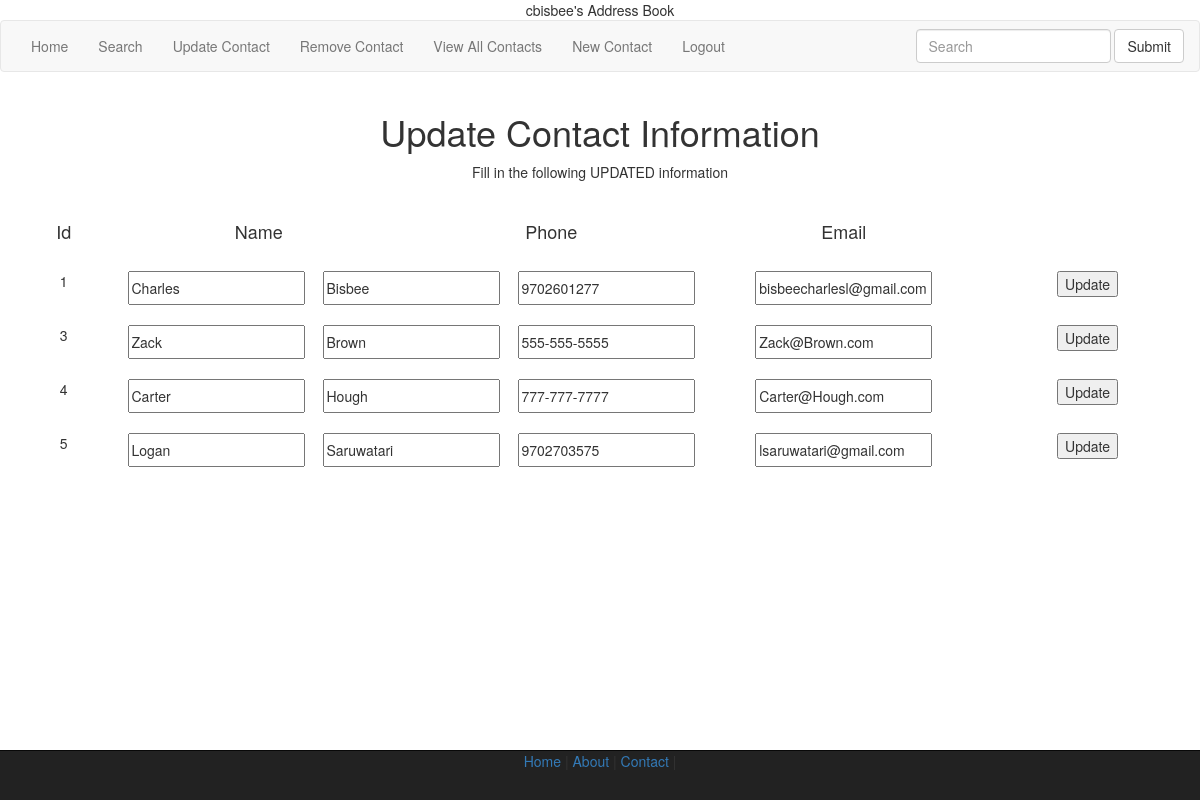
The app's page /updateUser/ (signed in) with its own data.
### app1/models.py (models this page shows, shortened)
class Student(models.Model):
	first_name = models.CharField(max_length =50)
	last_name = models.CharField(max_length =50)
	email = models.CharField(max_length =50)
	phone = models.CharField(max_length =50)

### app1/views.py (the view)
# urls.py: url(r'^updateUser/$', views.updateUser, name='updateUser'),
@login_required(login_url='/login/')
def updateUser(request):
    errors = []
    query_result = Student.objects.all()
    data = {
        'heading': 'Update Contact Information',
        'content': 'Fill in the following UPDATED information',
        'errors': errors,
        'query_result': query_result,
    }
    return render(request, 'app1/update.html', data)

### app1/templates/app1/update.html (shortened to what this page needs)
{% load staticfiles %}
<!DOCTYPE html>
    <html lang="en">
    <head>
        <link href="{% static 'app1/css/bootstrap.min.css' %}" rel="stylesheet" />
        <link href="{% static 'app1/css/style.css' %}" rel="stylesheet" />
        <title>Address Book</title></head>
    </head>
    <body class="text-center">
        <header>
            {{ user }}'s Address Book
        </header>
        <nav class="navbar navbar-default" role="navigation">
            <div class="container-fluid">
                <ul class="nav navbar-nav">
                    <li><a href="/home/">Home</a></li>
                    <li><a href="/searchUser/">Search</a></li>
                    <li><a href="/updateUser/">Update Contact</a></li>
                    <li><a href="/deleteUser/">Remove Contact</a></li>
                    <li><a href="/viewAll/">View All Contacts</a></li>
                    <li><a href="/addUser/">New Contact</a></li>
                    {% if user.is_authenticated %}
                    <li>
                        <a href="{% url 'logoutThing' %}">Logout</a>
                    </li>
                    {% else %}
                    <li>
                        <a href="{% url 'loginPage' %}">Login</a>
                    </li>
                    {% endif %}
                </ul>
                <form class="navbar-form navbar-right" role="search">
                <div class="form-group">
                  <input type="text" class="form-control" placeholder="Search">
                </div>
                <button type="submit" class="btn btn-default">Submit</button>
              </form>
            </div>
        </nav>
        <div class="container">
            <div class="row">
                <h1>{{ heading }}</h1>
                <p> {{ content }} </p>
            </div>
            <div class="row">
                <div class="col-md-1">
                    <h4>Id</h4>
                </div>
                <div class="col-md-3">
                    <h4>Name</h4>
                </div>
                <div class="col-md-3">
                    <h4>Phone</h4>
                </div>
                <div class="col-md-3">
                    <h4>Email</h4>
                </div>
            </div>
            {% for item in query_result %}
            <form role="form" action="{% url 'saveUser' item.id %}" method="post" novalidate>
                <div class ="row">
                    <div class="col-md-1">
                            {{ item.id }}
                    </div>
                    <div class="col-md-2">
                            <input type="text" id="first_name" name="first_name" value="{{ item.first_name }}" required />
                    </div>
                    <div class="col-md-2">
                            <input type="text" id="last_name" name="last_name" value="{{ item.last_name }}" required />
                    </div>
                    <div class="col-md-2">
                            <input type="text" id="phone" name="phone" value="{{ item.phone }}" required />
                    </div>
                    <div class="col-md-3">
                        <input type="text" id="email" name="email" value="{{ item.email }}" required />
                    </div>
                    <div class="dol-md-2">
                        <button type="submit" id="edit-{{item.id}}">Update</button>
                    </div>
                </div>
            </form>
            {% endfor %}
        </div>
        <footer class="navbar navbar-inverse navbar-fixed-bottom">
            <a href="/index/">Home</a> | <a href="/about/">About</a> | <a href="/contact/">Contact </a>|
        </footer>
    </body>
    </html>

### app1/static/app1/css/style.css (style rules this page uses)
.row { margin-bottom: 20px; }
.row input { padding-top: 5px; padding-bottom: 5px; }

### records on screen
Student: id "1", first_name "Charles", last_name "Bisbee", phone "9702601277", email "bisbeecharlesl@gmail.com"
Student: id "3", first_name "Zack", last_name "Brown", phone "555-555-5555", email "Zack@Brown.com"
Student: id "4", first_name "Carter", last_name "Hough", phone "777-777-7777", email "Carter@Hough.com"
Student: id "5", first_name "Logan", last_name "Saruwatari", phone "9702703575", email "lsaruwatari@gmail.com"

### other values on screen
{{ user }} "cbisbee"
{{ heading }} "Update Contact Information"
{{ content }} "Fill in the following UPDATED information"
